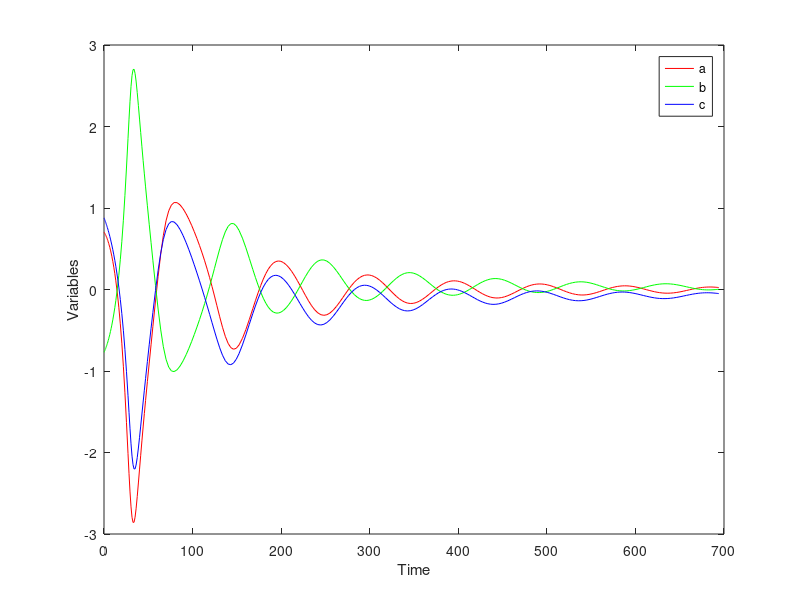

MATLAB code for this plot: (Note: this script raises an error after producing the figure.)
function bad_seed_ode_test()
    % Define the system of ODEs
    % Working with 
    % degen eigenvalue direction (they collapse)

% Parameters producing results for old version of SINDy
%     pickle_path = "plume_videos/July_20/video_low_2/gauss_time_blur/gauss_blur_coeff.pkl"
% 
%     with open(pickle_path, 'rb') as f:
%         loaded_arrays = pickle.load(f)
%     
%     # Params
%     time_series = loaded_arrays["mean"]
%     window_length = 5
%     ensem_thresh = 0.1
%     ensem_alpha=1e-3
%     ensem_max_iter=200
%     poly_degree=2
%     ensem_num_models=20
%     ensem_time_points = int(len(time_series)*0.6) # ensem_time_points = 100
%     seed =1
%     
    stab_eps = 0.01;
    perturb_eps = 0.00;
    function dydt = odefun(t, y)
        a = y(1);
        b = y(2);
        c = y(3);
         dydt = [
             -1.379*a - 2.139*b - (0.793)*c + 0.609*a^2 + 0.616*a*b - 0.543*b^2 - 0.814*b*c - 0.246*c^2-stab_eps*a^3;
              1.334*a + 2.058*b + 0.763*c - 0.559*a^2 - 0.544*a*b + 0.533*b^2 + 0.765*b*c + 0.231*c^2-stab_eps*b^3;
             -1.193*a - 1.827*b - 0.676*c + 0.023*a^2 - 0.473*a*b - 0.773*b^2 - 0.290*b*c-stab_eps*c^3;
         ];
%         dydt = [
%             -1.379*a - 2.139*b - (0.793+perturb_eps)*c - stab_eps*a^3;
%              1.334*a + 2.058*b + 0.763*c - stab_eps*b^3;
%             -1.193*a - 1.827*b - 0.676*c - stab_eps*c^3;
%         ];
    end

    % Define the time span
    tspan = [0 494+200];

    % Define the initial conditions
     y0 = [0.70361549 -0.77091281 0.87890854];
%      y0 = [0.1 0.1 0.1];

    % Solve the system of ODEs using ode45
    [t, y] = ode45(@odefun, tspan, y0);

    % Plot the solutions
    figure;
    plot(t, y(:, 1), 'r', t, y(:, 2), 'g', t, y(:, 3), 'b');
    xlabel('Time');
    ylabel('Variables');
    legend('a', 'b', 'c');
    title("Solution of the System of ODEs: eps="+stab_eps+", Peturb eps="+perturb_eps+"");
    grid on;

    str = "test " + stab_eps + "";
    disp(str)
    %% Looking at eigenvectors of linear system
    A = [-1.379 -(2.139) -(0.793+perturb_eps);
          1.334  2.058  0.763;
         -1.193 -1.827 -0.676];
    [V,D] = eig(A);
    disp(V);
    v1  = transpose(real(V(:,1)));
    v2 = transpose(real(V(:,2)));
    v3  = transpose(real(V(:,3)));
    origin = [0, 0, 0];

    figure;hold on;
    plot3([origin(1) v1(1)],[origin(2) v1(2)],[origin(3) v1(3)],'r-^', 'LineWidth',3);
    plot3([origin(1) v2(1)],[origin(2) v2(2)],[origin(3) v2(3)],'g-^', 'LineWidth',3);
    plot3([origin(1) v3(1)],[origin(2) v3(2)],[origin(3) v3(3)],'b-^', 'LineWidth',3);
    title("Eigenvectors of Linear ODE sys: eps="+stab_eps+", "+"perturb eps="+perturb_eps+"");
    grid on;
    xlabel('X axis'), ylabel('Y axis'), zlabel('Z axis')
    set(gca,'CameraPosition',[1 2 3]);
end